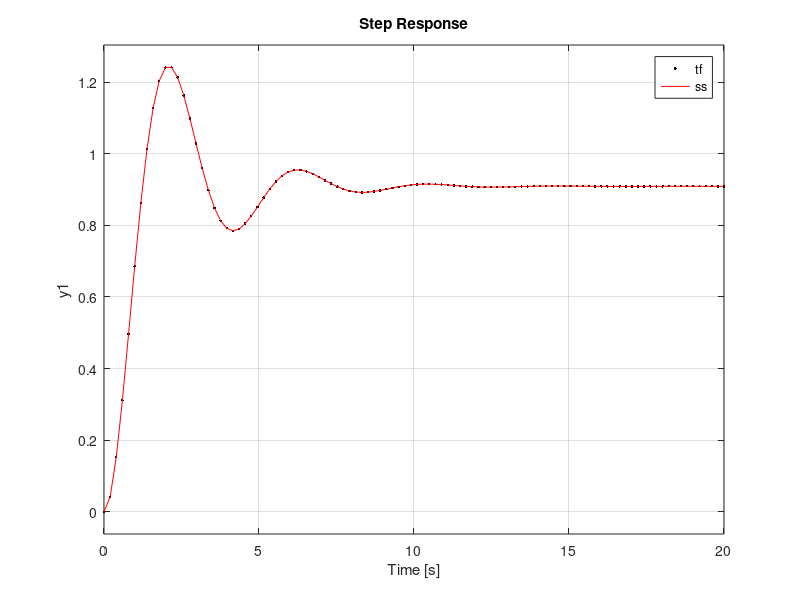
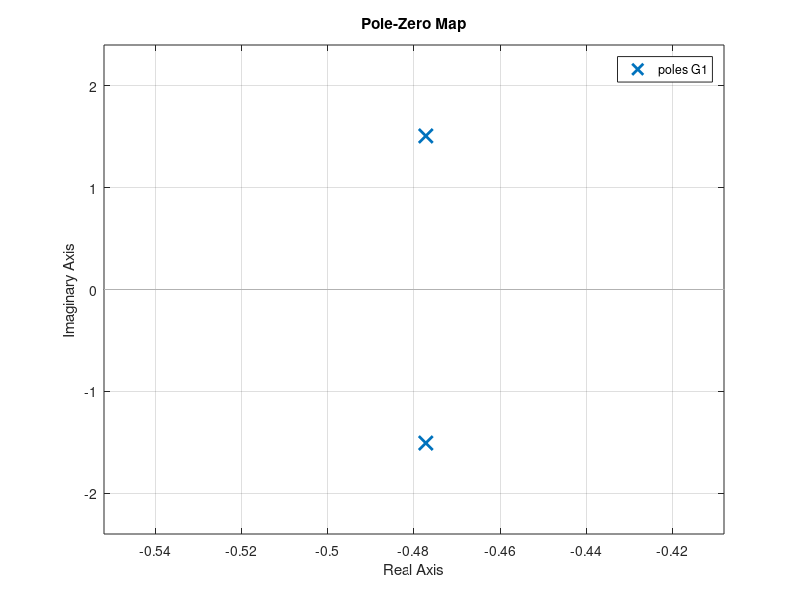

These figures' MATLAB source, in order:
clc
clear
close all

%--------parametros---------
R1 = -220;
R2 = 2e3;
R3 = 200;

C1=1000e-6;
C2=1000e-6;
%Funcion de transferencia

n1 = -R3;
d1 = [R1*R2*R3*C1*C2 C2*(R2*R3 + R3*R1 + R1*R2) R1];

G1 = tf(n1,d1)

%------espacio de estado-----


A=[-(1/(C1*R1))-(1/(C1*R3))-(1/(C1*R2)) -(1/(C1*R3));
    
   (1/(C2*R2)) 0];

B=[(1/(C1*R1)) 0]';
C=[0 -1];
D=0;
sis=ss(A,B,C,D);
step(sis,'.k')
hold on
step(G1,'r')
legend('tf','ss')

p=eig(A)
p2=pole(G1)

zero(G1)

figure
pzmap(G1)



